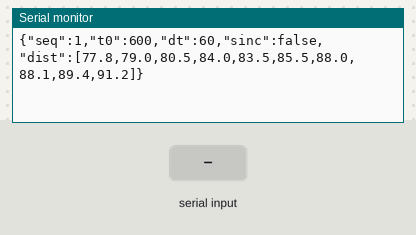
Bench run of a sketch on a simulated ESP32-S3. On the bench: the last lines printed to the serial monitor. Inputs (shaded band) come from the test bench. Random numbers use the default seed unless the sketch sets one.

Above: at 1.2 s.
1.3 s: "90,45\n" received over Serial
At 2.2 s:
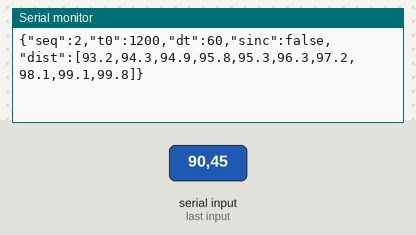
2.8 s: "30,150\n" received over Serial
At 4.0 s:
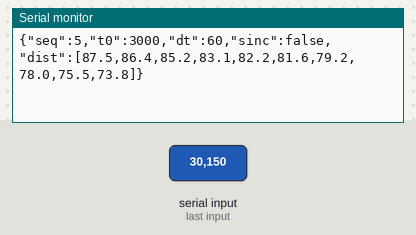
Timing chart, 0 to 5.8 s (numbered marks = the images above; inputs shaded):
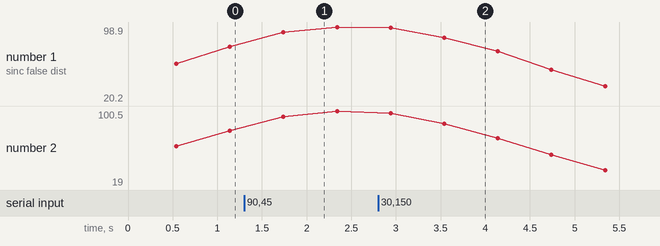

Measured:
- after the input at 1.3 s, the serial monitor: prints a new line after 0.44 s (image 1)
- after the input at 2.8 s, the serial monitor: prints a new line after 0.74 s (image 2)

The sketch:

firmware_lotes.ino
```cpp
/*
  Clase 17 - Diseño de Interfaces (I7262) 2026B
  Envio de datos por LOTES con marca de tiempo epoch (ms).

  Mide la distancia cada DT_MS y junta MUESTRAS_POR_LOTE muestras en UNA linea JSON:
    {"seq":7,"t0":1792069200123,"dt":60,"sinc":true,"dist":[37.4,37.9,null,38.6]}

    seq  : numero de lote (0,1,2,...) -> Qt detecta lotes perdidos
    t0   : epoch en MILISEGUNDOS de la primera muestra del lote
    dt   : milisegundos entre muestras  -> muestra i ocurrio en t0 + i*dt
    sinc : false mientras Qt no nos haya dicho la hora real
    dist : distancias en cm; null = lectura fallida (JSON no acepta NaN)

  La ESP32 NO sabe la hora real: solo cuenta desde que arranco.
  Qt se la dice con:  {"cmd":"sync","epoch_ms":1792069200000}
  y respondemos:      {"ack":"sync","epoch_ms":1792069200000}

  USAR_SENSOR_REAL 0 -> distancia simulada (sin hardware)
  USAR_SENSOR_REAL 1 -> HC-SR04 real (TRIG = GPIO 12, ECHO = GPIO 13, igual que la Practica #2)

  Puerto serie: 115200 baudios, 8N1. Placa: ESP32S3 Dev Module.
*/

#include "esp_timer.h"

#define USAR_SENSOR_REAL 0
#define TRIG_PIN 12
#define ECHO_PIN 13

const int DT_MS = 60;                 // el HC-SR04 pide >= 60 ms entre disparos
const int MUESTRAS_POR_LOTE = 10;     // 10 x 60 ms = un lote cada 0.6 s

float lote[MUESTRAS_POR_LOTE];
int   enLote = 0;
int64_t t0Lote = 0;
uint32_t seq = 0;

int64_t offsetEpochMs = 0;            // epoch = offset + ms desde el arranque
bool sincronizado = false;
int64_t proximaMuestraMs = 0;

char entrada[96];
int  largoEntrada = 0;

// Milisegundos desde el arranque en 64 bits: no se desborda como millis() (~49.7 dias)
int64_t msDesdeArranque() {
  return esp_timer_get_time() / 1000;
}

int64_t epochMs(int64_t msArranque) {
  return offsetEpochMs + msArranque;  // sin sincronizar, offset = 0 -> fechas de 1970
}

float medirDistancia() {
#if USAR_SENSOR_REAL
  digitalWrite(TRIG_PIN, LOW);  delayMicroseconds(2);
  digitalWrite(TRIG_PIN, HIGH); delayMicroseconds(10);
  digitalWrite(TRIG_PIN, LOW);
  unsigned long us = pulseIn(ECHO_PIN, HIGH, 25000);   // timeout ~4 m
  if (us == 0) return NAN;                             // sin eco
  return us * 0.034 / 2.0;
#else
  float t = msDesdeArranque() / 1000.0;                // segundos
  float d = 60.0 + 40.0 * sin(2.0 * PI * t / 8.0);     // objeto que va y viene cada 8 s
  return d + random(-10, 11) / 10.0;                   // +-1 cm de ruido
#endif
}

void enviarLote() {
  Serial.printf("{\"seq\":%lu,\"t0\":%lld,\"dt\":%d,\"sinc\":%s,\"dist\":[",
                (unsigned long)seq, (long long)t0Lote, DT_MS, sincronizado ? "true" : "false");
  for (int i = 0; i < MUESTRAS_POR_LOTE; i++) {
    if (i > 0) Serial.print(',');
    if (isnan(lote[i])) Serial.print("null");
    else Serial.printf("%.1f", lote[i]);
  }
  Serial.print("]}\n");
  seq++;
}

void procesarComando(const char *linea) {
  // Comando esperado: {"cmd":"sync","epoch_ms":1792069200000}
  const char *p = strstr(linea, "\"epoch_ms\":");
  if (strstr(linea, "\"sync\"") == nullptr || p == nullptr) return;
  int64_t epochQt = strtoll(p + 11, nullptr, 10);

  offsetEpochMs = epochQt - msDesdeArranque();
  sincronizado = true;
  enLote = 0;                         // el lote a medias tenia la hora vieja: se descarta
  Serial.printf("{\"ack\":\"sync\",\"epoch_ms\":%lld}\n", (long long)epochQt);
}

void leerComandos() {
  while (Serial.available() > 0) {
    char c = (char)Serial.read();
    if (c == '\r') continue;
    if (c == '\n') {
      entrada[largoEntrada] = '\0';
      procesarComando(entrada);
      largoEntrada = 0;
    } else if (largoEntrada < (int)sizeof(entrada) - 1) {
      entrada[largoEntrada++] = c;
    }
  }
}

void setup() {
  Serial.begin(115200);
#if USAR_SENSOR_REAL
  pinMode(TRIG_PIN, OUTPUT);
  pinMode(ECHO_PIN, INPUT);
#endif
  proximaMuestraMs = msDesdeArranque();
}

void loop() {
  leerComandos();

  if (msDesdeArranque() < proximaMuestraMs) return;
  int64_t tMuestra = proximaMuestraMs;  // instante nominal de esta muestra
  proximaMuestraMs += DT_MS;            // ritmo fijo: dt constante entre muestras

  if (enLote == 0) t0Lote = epochMs(tMuestra);
  lote[enLote++] = medirDistancia();

  if (enLote == MUESTRAS_POR_LOTE) {
    enviarLote();
    enLote = 0;
  }
}
```
